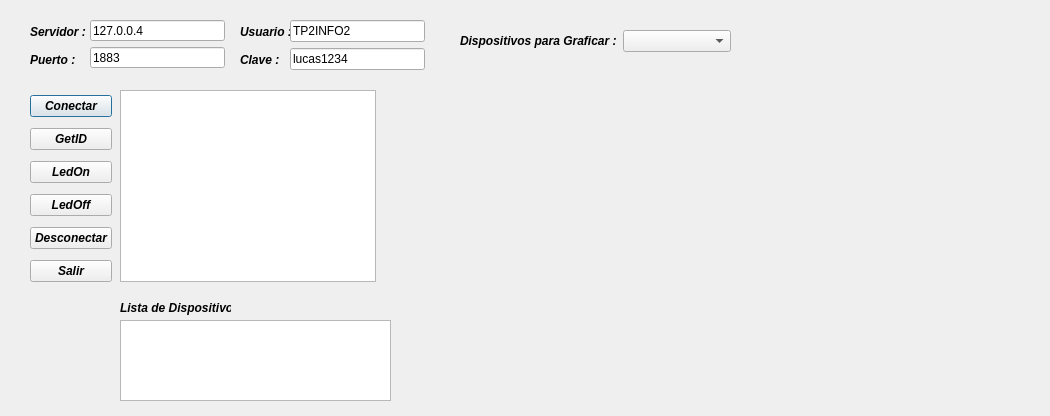
<?xml version="1.0" encoding="UTF-8"?>
<ui version="4.0">
 <class>Dialog</class>
 <widget class="QDialog" name="Dialog">
  <property name="geometry">
   <rect>
    <x>0</x>
    <y>0</y>
    <width>1050</width>
    <height>416</height>
   </rect>
  </property>
  <property name="windowTitle">
   <string>Dialog</string>
  </property>
  <widget class="QListWidget" name="list">
   <property name="geometry">
    <rect>
     <x>120</x>
     <y>90</y>
     <width>256</width>
     <height>192</height>
    </rect>
   </property>
  </widget>
  <widget class="QWidget" name="layoutWidget">
   <property name="geometry">
    <rect>
     <x>240</x>
     <y>20</y>
     <width>52</width>
     <height>51</height>
    </rect>
   </property>
   <layout class="QVBoxLayout" name="verticalLayout">
    <item>
     <widget class="QLabel" name="label_3">
      <property name="font">
       <font>
        <weight>75</weight>
        <italic>true</italic>
        <bold>true</bold>
        <kerning>false</kerning>
       </font>
      </property>
      <property name="text">
       <string>Usuario :</string>
      </property>
     </widget>
    </item>
    <item>
     <widget class="QLabel" name="label_4">
      <property name="font">
       <font>
        <weight>75</weight>
        <italic>true</italic>
        <bold>true</bold>
        <kerning>false</kerning>
       </font>
      </property>
      <property name="text">
       <string>Clave : </string>
      </property>
     </widget>
    </item>
   </layout>
  </widget>
  <widget class="QWidget" name="layoutWidget">
   <property name="geometry">
    <rect>
     <x>290</x>
     <y>20</y>
     <width>135</width>
     <height>51</height>
    </rect>
   </property>
   <layout class="QVBoxLayout" name="verticalLayout_2">
    <item>
     <widget class="QLineEdit" name="le_usuario">
      <property name="text">
       <string>TP2INFO2</string>
      </property>
      <property name="readOnly">
       <bool>false</bool>
      </property>
     </widget>
    </item>
    <item>
     <widget class="QLineEdit" name="le_clave">
      <property name="text">
       <string>lucas1234</string>
      </property>
      <property name="readOnly">
       <bool>false</bool>
      </property>
     </widget>
    </item>
   </layout>
  </widget>
  <widget class="QWidget" name="layoutWidget">
   <property name="geometry">
    <rect>
     <x>30</x>
     <y>20</y>
     <width>57</width>
     <height>51</height>
    </rect>
   </property>
   <layout class="QVBoxLayout" name="verticalLayout_3">
    <item>
     <widget class="QLabel" name="label">
      <property name="font">
       <font>
        <weight>75</weight>
        <italic>true</italic>
        <bold>true</bold>
        <kerning>false</kerning>
       </font>
      </property>
      <property name="text">
       <string>Servidor :</string>
      </property>
     </widget>
    </item>
    <item>
     <widget class="QLabel" name="label_2">
      <property name="font">
       <font>
        <weight>75</weight>
        <italic>true</italic>
        <bold>true</bold>
        <kerning>false</kerning>
       </font>
      </property>
      <property name="text">
       <string>Puerto :</string>
      </property>
     </widget>
    </item>
   </layout>
  </widget>
  <widget class="QWidget" name="layoutWidget">
   <property name="geometry">
    <rect>
     <x>90</x>
     <y>20</y>
     <width>135</width>
     <height>48</height>
    </rect>
   </property>
   <layout class="QVBoxLayout" name="verticalLayout_4">
    <item>
     <widget class="QLineEdit" name="le_servidor">
      <property name="autoFillBackground">
       <bool>false</bool>
      </property>
      <property name="text">
       <string>127.0.0.4</string>
      </property>
      <property name="dragEnabled">
       <bool>false</bool>
      </property>
      <property name="readOnly">
       <bool>false</bool>
      </property>
     </widget>
    </item>
    <item>
     <widget class="QLineEdit" name="le_puerto">
      <property name="text">
       <string>1883</string>
      </property>
      <property name="readOnly">
       <bool>false</bool>
      </property>
     </widget>
    </item>
   </layout>
  </widget>
  <widget class="QLabel" name="label_5">
   <property name="geometry">
    <rect>
     <x>120</x>
     <y>300</y>
     <width>111</width>
     <height>16</height>
    </rect>
   </property>
   <property name="font">
    <font>
     <weight>75</weight>
     <italic>true</italic>
     <bold>true</bold>
     <kerning>false</kerning>
    </font>
   </property>
   <property name="text">
    <string>Lista de Dispositivos:</string>
   </property>
  </widget>
  <widget class="QListWidget" name="ListDispo">
   <property name="geometry">
    <rect>
     <x>120</x>
     <y>320</y>
     <width>271</width>
     <height>81</height>
    </rect>
   </property>
  </widget>
  <widget class="QCustomPlot" name="QCustom_Graf">
   <property name="geometry">
    <rect>
     <x>420</x>
     <y>90</y>
     <width>601</width>
     <height>321</height>
    </rect>
   </property>
   <property name="text">
    <string/>
   </property>
  </widget>
  <widget class="QWidget" name="">
   <property name="geometry">
    <rect>
     <x>460</x>
     <y>30</y>
     <width>271</width>
     <height>22</height>
    </rect>
   </property>
   <layout class="QHBoxLayout" name="horizontalLayout">
    <item>
     <widget class="QLabel" name="label_6">
      <property name="font">
       <font>
        <weight>75</weight>
        <italic>true</italic>
        <bold>true</bold>
        <kerning>false</kerning>
       </font>
      </property>
      <property name="text">
       <string>Dispositivos para Graficar :</string>
      </property>
     </widget>
    </item>
    <item>
     <widget class="QComboBox" name="comboBox">
      <property name="styleSheet">
       <string notr="true"/>
      </property>
     </widget>
    </item>
   </layout>
  </widget>
  <widget class="QWidget" name="">
   <property name="geometry">
    <rect>
     <x>30</x>
     <y>90</y>
     <width>82</width>
     <height>201</height>
    </rect>
   </property>
   <layout class="QVBoxLayout" name="verticalLayout_5">
    <item>
     <widget class="QPushButton" name="btn_connect">
      <property name="font">
       <font>
        <weight>75</weight>
        <italic>true</italic>
        <bold>true</bold>
        <kerning>false</kerning>
       </font>
      </property>
      <property name="text">
       <string>Conectar</string>
      </property>
     </widget>
    </item>
    <item>
     <widget class="QPushButton" name="btn_GETID">
      <property name="font">
       <font>
        <weight>75</weight>
        <italic>true</italic>
        <bold>true</bold>
        <kerning>false</kerning>
       </font>
      </property>
      <property name="text">
       <string>GetID</string>
      </property>
     </widget>
    </item>
    <item>
     <widget class="QPushButton" name="btn_led_on">
      <property name="font">
       <font>
        <weight>75</weight>
        <italic>true</italic>
        <bold>true</bold>
        <kerning>false</kerning>
       </font>
      </property>
      <property name="text">
       <string>LedOn</string>
      </property>
     </widget>
    </item>
    <item>
     <widget class="QPushButton" name="btn_led_Off">
      <property name="font">
       <font>
        <weight>75</weight>
        <italic>true</italic>
        <bold>true</bold>
        <kerning>false</kerning>
       </font>
      </property>
      <property name="text">
       <string>LedOff</string>
      </property>
     </widget>
    </item>
    <item>
     <widget class="QPushButton" name="btn_desconectar">
      <property name="font">
       <font>
        <weight>75</weight>
        <italic>true</italic>
        <bold>true</bold>
        <kerning>false</kerning>
       </font>
      </property>
      <property name="text">
       <string>Desconectar</string>
      </property>
     </widget>
    </item>
    <item>
     <widget class="QPushButton" name="pushButton">
      <property name="font">
       <font>
        <weight>75</weight>
        <italic>true</italic>
        <bold>true</bold>
        <kerning>false</kerning>
       </font>
      </property>
      <property name="text">
       <string>Salir</string>
      </property>
     </widget>
    </item>
   </layout>
  </widget>
 </widget>
 <customwidgets>
  <customwidget>
   <class>QCustomPlot</class>
   <extends>QLabel</extends>
   <header>qcustomplot.h</header>
  </customwidget>
 </customwidgets>
 <resources/>
 <connections/>
</ui>
